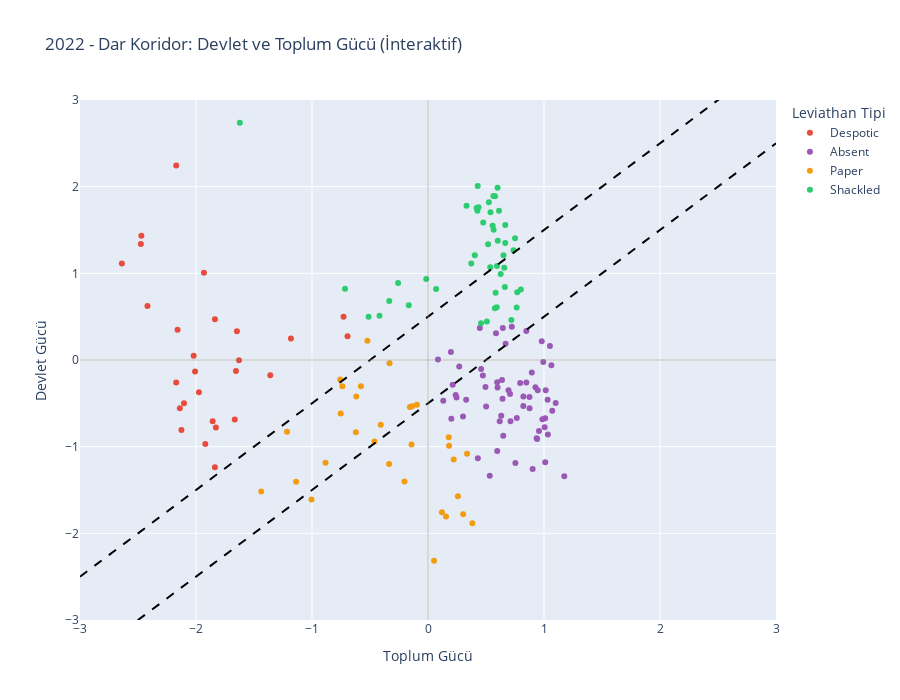

Here is the notebook cell this chart was saved with:
### Code cell
# İnteraktif Plotly grafiği (2022)
fig = px.scatter(
    data_2022,
    x='SocietyPower',
    y='StatePower',
    color='LeviathanType',
    hover_name='countryname',
    hover_data={'StatePower': ':.2f', 'SocietyPower': ':.2f', 'LeviathanType': True},
    title='2022 - Dar Koridor: Devlet ve Toplum Gücü (İnteraktif)',
    color_discrete_map=color_map,
    labels={
        'StatePower': 'Devlet Gücü',
        'SocietyPower': 'Toplum Gücü',
        'LeviathanType': 'Leviathan Tipi'
    }
)

# Dar Koridor çizgileri ekle
x_line = np.linspace(-3, 3, 50)
fig.add_trace(go.Scatter(x=x_line, y=x_line + 0.5, mode='lines',
                         line=dict(color='black', dash='dash', width=2),
                         name='Dar Koridor (Üst)', showlegend=False))
fig.add_trace(go.Scatter(x=x_line, y=x_line - 0.5, mode='lines',
                         line=dict(color='black', dash='dash', width=2),
                         name='Dar Koridor (Alt)', showlegend=False))

# Eksen çizgileri
fig.add_hline(y=0, line_dash="solid", line_color="gray", opacity=0.3)
fig.add_vline(x=0, line_dash="solid", line_color="gray", opacity=0.3)

fig.update_layout(
    width=900,
    height=700,
    xaxis=dict(range=[-3, 3], title_font=dict(size=14)),
    yaxis=dict(range=[-3, 3], title_font=dict(size=14)),
    font=dict(size=12),
    hovermode='closest'
)

fig.show()

print("\n✓ İnteraktif Plotly grafiği oluşturuldu")

### Figure 1 — Plotly figure (JSON) as saved in the notebook; plotly's stock layout.template omitted (floating-point values rounded to 4 significant figures)
{"data": [{"customdata": [["Despotic"], ["Despotic"], ["Despotic"], ["Despotic"], ["Despotic"], ["Despotic"], ["Despotic"], ["Despotic"], ["Despotic"], ["Despotic"], ["Despotic"], ["Despotic"], ["Despotic"], ["Despotic"], ["Despotic"], ["Despotic"], ["Despotic"], ["Despotic"], ["Despotic"], ["Despotic"], ["Despotic"], ["Despotic"], ["Despotic"], ["Despotic"], ["Despotic"], ["Despotic"], ["Despotic"]], "hovertemplate": "<b>%{hovertext}</b><br><br>Leviathan Tipi=%{customdata[0]}<br>Toplum Gücü=%{x:.2f}<br>Devlet Gücü=%{y:.2f}<extra></extra>", "hovertext": ["Afghanistan", "Algeria", "Azerbaijan", "Bahrain", "Belarus", "Burundi", "Cambodia", "China", "Cuba", "Democratic People's Republic of Korea", "Egypt", "Equatorial Guinea", "Hong Kong SAR (China)", "India", "Iran", "Kazakhstan", "Lao PDR", "Myanmar", "Nicaragua", "Rwanda", "Saudi Arabia", "Syrian Arab Republic", "Tajikistan", "Thailand", "Turkmenistan", "Türkiye", "Uzbekistan"], "legendgroup": "Despotic", "marker": {"color": "#e74c3c", "symbol": "circle"}, "mode": "markers", "name": "Despotic", "orientation": "v", "showlegend": true, "type": "scatter", "x": [-1.92, -1.359, -2.159, -2.471, -2.171, -1.666, -1.656, -2.639, -2.419, -2.126, -1.837, -1.856, -2.171, -0.7279, -2.008, -1.182, -2.02, -1.828, -2.104, -1.932, -2.475, -1.837, -1.975, -0.6936, -2.139, -1.647, -1.629], "xaxis": "x", "y": [-0.9696, -0.1756, 0.3492, 1.435, -0.261, -0.6866, -0.1268, 1.113, 0.6225, -0.8087, 0.4708, -0.708, 2.245, 0.4992, -0.134, 0.247, 0.04957, -0.7797, -0.4985, 1.006, 1.339, -1.237, -0.3731, 0.273, -0.5557, 0.3307, -0.002812], "yaxis": "y"}, {"customdata": [["Absent"], ["Absent"], ["Absent"], ["Absent"], ["Absent"], ["Absent"], ["Absent"], ["Absent"], ["Absent"], ["Absent"], ["Absent"], ["Absent"], ["Absent"], ["Absent"], ["Absent"], ["Absent"], ["Absent"], ["Absent"], ["Absent"], ["Absent"], ["Absent"], ["Absent"], ["Absent"], ["Absent"], ["Absent"], ["Absent"], ["Absent"], ["Absent"], ["Absent"], ["Absent"], ["Absent"], ["Absent"], ["Absent"], ["Absent"], ["Absent"], ["Absent"], ["Absent"], ["Absent"], ["Absent"], ["Absent"], ["Absent"], ["Absent"], ["Absent"], ["Absent"], ["Absent"], ["Absent"], ["Absent"], ["Absent"], ["Absent"], ["Absent"], ["Absent"], ["Absent"], ["Absent"], ["Absent"], ["Absent"], ["Absent"], ["Absent"], ["Absent"], ["Absent"], ["Absent"], ["Absent"], ["Absent"]], "hovertemplate": "<b>%{hovertext}</b><br><br>Leviathan Tipi=%{customdata[0]}<br>Toplum Gücü=%{x:.2f}<br>Devlet Gücü=%{y:.2f}<extra></extra>", "hovertext": ["Albania", "Argentina", "Armenia", "Barbados", "Benin", "Bolivia", "Bosnia and Herzegovina", "Brazil", "Bulgaria", "Burkina Faso", "Cape Verde", "Colombia", "Costa Rica", "Côte d'Ivoire", "Dominican Republic", "Ecuador", "Georgia", "Ghana", "Greece", "Guyana", "Honduras", "Indonesia", "Italy", "Jamaica", "Kenya", "Kosovo", "Lebanon", "Lesotho", "Liberia", "Madagascar", "Malawi", "Maldives", "Mexico", "Moldova", "Mongolia", "Montenegro", "Namibia", "Nepal", "Niger", "Nigeria", "North Macedonia", "Pakistan", "Panama", "Papua New Guinea", "Paraguay", "Peru", "Philippines", "Romania", "Senegal", "Sierra Leone", "Solomon Islands", "South Africa", "Sri Lanka", "Suriname", "São Tomé and Príncipe", "Tanzania", "The Gambia", "Timor-Leste", "Trinidad and Tobago", "Tunisia", "Vanuatu", "Zambia"], "legendgroup": "Absent", "marker": {"color": "#9b59b6", "symbol": "circle"}, "mode": "markers", "name": "Absent", "orientation": "v", "showlegend": true, "type": "scatter", "x": [0.4731, 1.071, 0.6376, 0.8478, 0.3288, 0.4297, 0.5008, 0.7072, 0.7945, 0.6484, 0.7225, 0.8749, 1.051, 0.2387, 0.8477, 0.6313, 0.6689, 0.9263, 0.6449, 0.6422, 1.175, 0.458, 0.9804, 1.064, 1.01, 0.6939, 0.5322, 1.006, 0.9022, 0.5968, 0.8755, 0.1974, 0.3017, 1.031, 0.4956, 0.5962, 0.586, 0.9569, 0.7111, 0.7534, 0.2692, 0.2011, 0.5997, 0.9363, 0.6181, 0.9864, 0.2459, 0.4469, 0.9459, 1.011, 0.8223, 0.8948, 0.08599, 1.101, 0.7656, 0.1313, 0.8217, 0.9409, 1.015, 0.2127, 0.9937, 1.033], "xaxis": "x", "y": [-0.1796, -0.5851, -0.2298, 0.3356, -0.4594, -1.135, -0.5364, -0.393, -0.2665, -0.8742, 0.3824, -0.4262, 0.1618, -0.4039, -0.2594, -0.6424, 0.1886, -0.3142, 0.369, -0.448, -1.342, -0.105, 0.217, -0.06076, -0.6711, -0.3491, -1.336, -0.7766, -1.259, -1.051, -0.5566, 0.09339, -0.6505, -0.4587, -0.3128, -0.2571, 0.3099, -0.8188, -0.7067, -1.19, -0.07388, -0.6776, -0.3187, -0.9023, -0.7073, -0.6831, -0.4313, 0.3686, -0.3483, -1.179, -0.4219, -0.1447, 0.006071, -0.4968, -0.6679, -0.4693, -0.5294, -0.9104, -0.3488, -0.2844, -0.02264, -0.8609], "yaxis": "y"}, {"customdata": [["Paper"], ["Paper"], ["Paper"], ["Paper"], ["Paper"], ["Paper"], ["Paper"], ["Paper"], ["Paper"], ["Paper"], ["Paper"], ["Paper"], ["Paper"], ["Paper"], ["Paper"], ["Paper"], ["Paper"], ["Paper"], ["Paper"], ["Paper"], ["Paper"], ["Paper"], ["Paper"], ["Paper"], ["Paper"], ["Paper"], ["Paper"], ["Paper"], ["Paper"], ["Paper"], ["Paper"]], "hovertemplate": "<b>%{hovertext}</b><br><br>Leviathan Tipi=%{customdata[0]}<br>Toplum Gücü=%{x:.2f}<br>Devlet Gücü=%{y:.2f}<extra></extra>", "hovertext": ["Angola", "Bangladesh", "Bolivarian Republic of Venezuela", "Cameroon", "Central African Republic", "Chad", "Comoros", "Democratic Republic of the Congo", "Djibouti", "El Salvador", "Ethiopia", "Gabon", "Guatemala", "Guinea", "Haiti", "Iraq", "Kyrgyzstan", "Libya", "Mali", "Mauritania", "Morocco", "Mozambique", "Republic of Yemen", "Republic of the Congo", "Serbia", "Somalia", "South Sudan", "Togo", "Uganda", "Ukraine", "Zimbabwe"], "legendgroup": "Paper", "marker": {"color": "#f39c12", "symbol": "circle"}, "mode": "markers", "name": "Paper", "orientation": "v", "showlegend": true, "type": "scatter", "x": [-0.4075, -0.6183, -1.004, -0.622, 0.1551, -0.8834, -0.2025, 0.1199, -0.7523, -0.7568, -0.5782, 0.1789, 0.3366, -0.4616, 0.3032, 0.2578, -0.1416, 0.3826, 0.2214, -0.1361, -0.3315, 0.1815, -1.137, -1.215, -0.5223, 0.05227, -1.438, -0.09533, -0.738, -0.1569, -0.3356], "xaxis": "x", "y": [-0.7471, -0.4222, -1.609, -0.833, -1.807, -1.184, -1.401, -1.757, -0.6181, -0.2255, -0.304, -0.8909, -1.081, -0.9408, -1.781, -1.572, -0.9744, -1.883, -1.149, -0.5346, -0.03626, -0.9907, -1.406, -0.8265, 0.2212, -2.316, -1.518, -0.5172, -0.3029, -0.5423, -1.2], "yaxis": "y"}, {"customdata": [["Shackled"], ["Shackled"], ["Shackled"], ["Shackled"], ["Shackled"], ["Shackled"], ["Shackled"], ["Shackled"], ["Shackled"], ["Shackled"], ["Shackled"], ["Shackled"], ["Shackled"], ["Shackled"], ["Shackled"], ["Shackled"], ["Shackled"], ["Shackled"], ["Shackled"], ["Shackled"], ["Shackled"], ["Shackled"], ["Shackled"], ["Shackled"], ["Shackled"], ["Shackled"], ["Shackled"], ["Shackled"], ["Shackled"], ["Shackled"], ["Shackled"], ["Shackled"], ["Shackled"], ["Shackled"], ["Shackled"], ["Shackled"], ["Shackled"], ["Shackled"], ["Shackled"], ["Shackled"], ["Shackled"], ["Shackled"], ["Shackled"], ["Shackled"], ["Shackled"], ["Shackled"]], "hovertemplate": "<b>%{hovertext}</b><br><br>Leviathan Tipi=%{customdata[0]}<br>Toplum Gücü=%{x:.2f}<br>Devlet Gücü=%{y:.2f}<extra></extra>", "hovertext": ["Australia", "Austria", "Belgium", "Bhutan", "Botswana", "Canada", "Chile", "Croatia", "Cyprus", "Czechia", "Denmark", "Estonia", "Fiji", "Finland", "France", "Germany", "Hungary", "Iceland", "Ireland", "Israel", "Japan", "Jordan", "Kuwait", "Latvia", "Lithuania", "Luxembourg", "Malaysia", "Malta", "Mauritius", "Netherlands", "New Zealand", "Norway", "Poland", "Portugal", "Republic of Korea", "Seychelles", "Singapore", "Slovakia", "Slovenia", "Spain", "Sweden", "Switzerland", "Taiwan", "United Kingdom", "United States of America", "Uruguay"], "legendgroup": "Shackled", "marker": {"color": "#2ecc71", "symbol": "circle"}, "mode": "markers", "name": "Shackled", "orientation": "v", "showlegend": true, "type": "scatter", "x": [0.5656, 0.426, 0.6657, -0.01545, 0.4571, 0.4758, 0.7643, 0.5078, 0.593, 0.6575, 0.5998, 0.7504, -0.3338, 0.4287, 0.6511, 0.5574, -0.7151, 0.4362, 0.6662, 0.3732, 0.3321, -0.5119, -0.418, 0.7693, 0.6268, 0.5246, -0.2578, 0.5829, 0.07005, 0.419, 0.5388, 0.5636, -0.1654, 0.5949, 0.4034, 0.5765, -1.622, 0.7187, 0.5367, 0.8008, 0.6121, 0.5777, 0.5181, 0.6016, 0.7369, 0.6628], "xaxis": "x", "y": [1.504, 1.721, 1.351, 0.9354, 0.4242, 1.585, 0.6053, 0.4438, 0.6078, 1.065, 1.988, 1.404, 0.6796, 2.007, 1.209, 1.55, 0.8228, 1.762, 1.557, 1.112, 1.78, 0.4989, 0.5095, 0.7814, 0.9926, 1.82, 0.8872, 0.7757, 0.8199, 1.754, 1.705, 1.891, 0.6322, 1.086, 1.208, 0.5964, 2.737, 0.4629, 1.069, 0.8143, 1.721, 1.89, 1.337, 1.375, 1.266, 0.841], "yaxis": "y"}, {"line": {"color": "black", "dash": "dash", "width": 2}, "mode": "lines", "name": "Dar Koridor (Üst)", "showlegend": false, "type": "scatter", "x": [-3, -2.878, -2.755, -2.633, -2.51, -2.388, -2.265, -2.143, -2.02, -1.898, -1.776, -1.653, -1.531, -1.408, -1.286, -1.163, -1.041, -0.9184, -0.7959, -0.6735, -0.551, -0.4286, -0.3061, -0.1837, -0.06122, 0.06122, 0.1837, 0.3061, 0.4286, 0.551, 0.6735, 0.7959, 0.9184, 1.041, 1.163, 1.286, 1.408, 1.531, 1.653, 1.776, 1.898, 2.02, 2.143, 2.265, 2.388, 2.51, 2.633, 2.755, 2.878, 3], "y": [-2.5, -2.378, -2.255, -2.133, -2.01, -1.888, -1.765, -1.643, -1.52, -1.398, -1.276, -1.153, -1.031, -0.9082, -0.7857, -0.6633, -0.5408, -0.4184, -0.2959, -0.1735, -0.05102, 0.07143, 0.1939, 0.3163, 0.4388, 0.5612, 0.6837, 0.8061, 0.9286, 1.051, 1.173, 1.296, 1.418, 1.541, 1.663, 1.786, 1.908, 2.031, 2.153, 2.276, 2.398, 2.52, 2.643, 2.765, 2.888, 3.01, 3.133, 3.255, 3.378, 3.5]}, {"line": {"color": "black", "dash": "dash", "width": 2}, "mode": "lines", "name": "Dar Koridor (Alt)", "showlegend": false, "type": "scatter", "x": [-3, -2.878, -2.755, -2.633, -2.51, -2.388, -2.265, -2.143, -2.02, -1.898, -1.776, -1.653, -1.531, -1.408, -1.286, -1.163, -1.041, -0.9184, -0.7959, -0.6735, -0.551, -0.4286, -0.3061, -0.1837, -0.06122, 0.06122, 0.1837, 0.3061, 0.4286, 0.551, 0.6735, 0.7959, 0.9184, 1.041, 1.163, 1.286, 1.408, 1.531, 1.653, 1.776, 1.898, 2.02, 2.143, 2.265, 2.388, 2.51, 2.633, 2.755, 2.878, 3], "y": [-3.5, -3.378, -3.255, -3.133, -3.01, -2.888, -2.765, -2.643, -2.52, -2.398, -2.276, -2.153, -2.031, -1.908, -1.786, -1.663, -1.541, -1.418, -1.296, -1.173, -1.051, -0.9286, -0.8061, -0.6837, -0.5612, -0.4388, -0.3163, -0.1939, -0.07143, 0.05102, 0.1735, 0.2959, 0.4184, 0.5408, 0.6633, 0.7857, 0.9082, 1.031, 1.153, 1.276, 1.398, 1.52, 1.643, 1.765, 1.888, 2.01, 2.133, 2.255, 2.378, 2.5]}], "layout": {"font": {"size": 12}, "height": 700, "hovermode": "closest", "legend": {"title": {"text": "Leviathan Tipi"}, "tracegroupgap": 0}, "shapes": [{"line": {"color": "gray", "dash": "solid"}, "opacity": 0.3, "type": "line", "x0": 0, "x1": 1, "xref": "x domain", "y0": 0, "y1": 0, "yref": "y"}, {"line": {"color": "gray", "dash": "solid"}, "opacity": 0.3, "type": "line", "x0": 0, "x1": 0, "xref": "x", "y0": 0, "y1": 1, "yref": "y domain"}], "title": {"text": "2022 - Dar Koridor: Devlet ve Toplum Gücü (İnteraktif)"}, "width": 900, "xaxis": {"anchor": "y", "domain": [0, 1], "range": [-3, 3], "title": {"font": {"size": 14}, "text": "Toplum Gücü"}}, "yaxis": {"anchor": "x", "domain": [0, 1], "range": [-3, 3], "title": {"font": {"size": 14}, "text": "Devlet Gücü"}}}}
